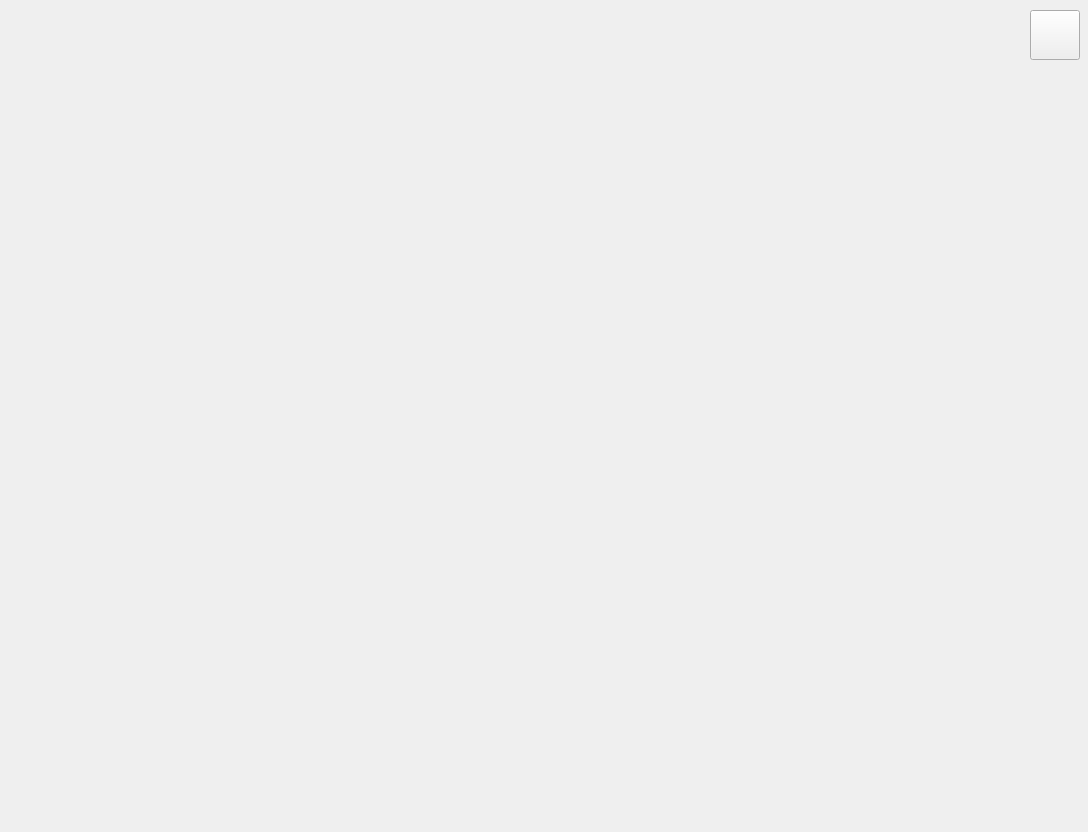
<?xml version="1.0" encoding="UTF-8"?>
<ui version="4.0">
 <class>GamingForm</class>
 <widget class="QWidget" name="GamingForm">
  <property name="geometry">
   <rect>
    <x>0</x>
    <y>0</y>
    <width>1088</width>
    <height>832</height>
   </rect>
  </property>
  <property name="sizePolicy">
   <sizepolicy hsizetype="Preferred" vsizetype="Preferred">
    <horstretch>0</horstretch>
    <verstretch>0</verstretch>
   </sizepolicy>
  </property>
  <property name="windowTitle">
   <string>Form</string>
  </property>
  <widget class="QPushButton" name="btn_pause">
   <property name="geometry">
    <rect>
     <x>1030</x>
     <y>10</y>
     <width>50</width>
     <height>50</height>
    </rect>
   </property>
   <property name="text">
    <string/>
   </property>
  </widget>
 </widget>
 <resources/>
 <connections/>
</ui>
